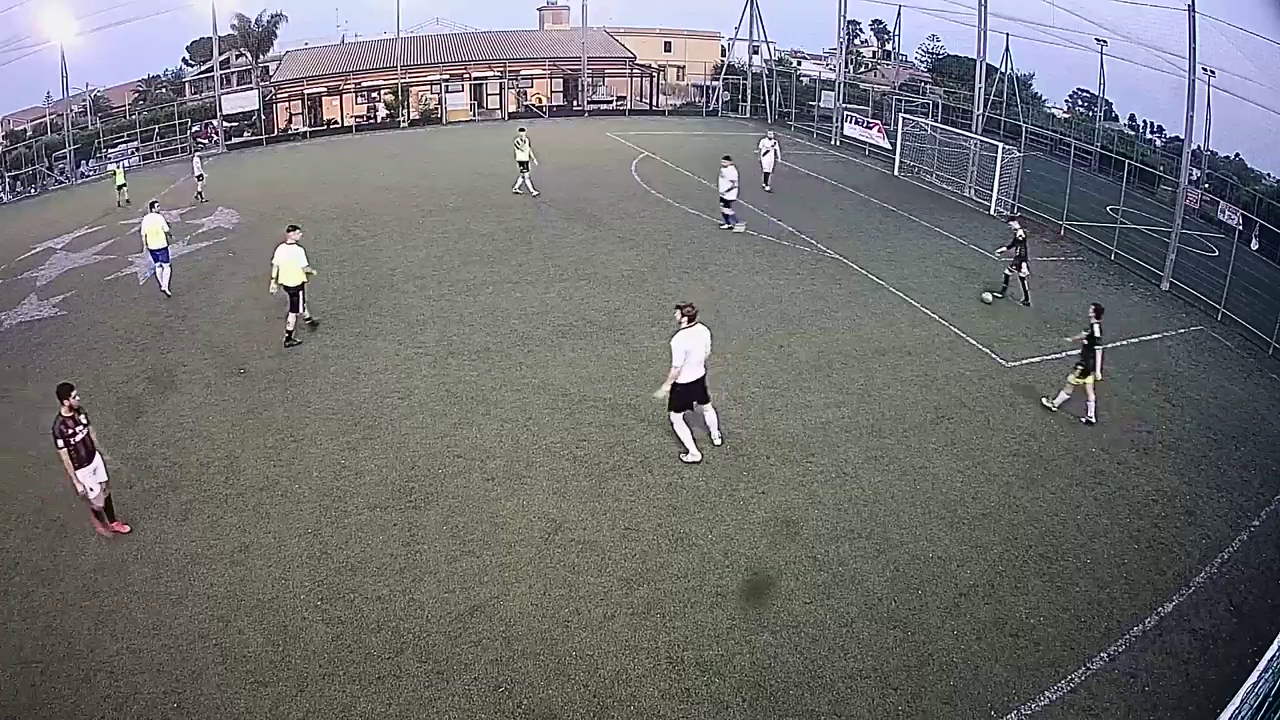
#> input picture football_detection/images/scenes/vlcsnap-2019-07-27-15h11m40s027.png, 1280 x 720 px
$ python football_detection_video_RootSIFT.py --first images/scenes/vlcsnap-2019-07-27-15h11m40s027.png --video images/scenes/vlcsnap-2019-07-27-15h11m46s014.png
#> lines starting #> are read from the running program, lines starting #| are printed output that depends on the picture; after the words box and inside, x2 and y2 are one past the last pixel; in counts of white or black regions, pixels touching at a corner belong together
### football_detection/rootsift.py
# import the necessary packages
import numpy as np
import cv2

class RootSIFT:
	def __init__(self):
		# initialize the SIFT feature extractor
		self.extractor = cv2.xfeatures2d.SIFT_create()

	def compute(self, image, kps, eps=1e-7):
		# compute SIFT descriptors
		(kps, descs) = self.extractor.detectAndCompute(image, None)

		# if there are no keypoints or descriptors, return an empty tuple
		if len(kps) == 0:
			return ([], None)

		# apply the Hellinger kernel by first L1-normalizing and taking the
		# square-root
		descs /= (descs.sum(axis=1, keepdims=True) + eps)
		descs = np.sqrt(descs)
		#descs /= (np.linalg.norm(descs, axis=1, ord=2) + eps)

		# return a tuple of the keypoints and descriptors
		return (kps, descs)

### football_detection/football_detection_video_RootSIFT.py
# USAGE
# --first images/objects/ --video ../videos/match1R_short.mp4

# -*- coding: utf-8 -*-
"""
Created on Fri Sep 27 10:19:42 2019

@author: DEBAL
"""

# import the necessary packages
import numpy as np
import imutils
import cv2
import argparse
import os
import time
from rootsift import RootSIFT

ratio=0.75
#ratio=1
reprojThresh=4.0

# construct the argument parse and parse the arguments
ap = argparse.ArgumentParser()
ap.add_argument("-f", "--first", required=True,
	help="path to the first image")
ap.add_argument("-s", "--video", required=True,
	help="path to the video file")
args = vars(ap.parse_args())

object_list = []
if os.path.isfile(args["first"]):
  print('object is file')
  object_list.append(args["first"])
else:
  print('object is directory')
  for objfile in os.listdir(args["first"]):
    object_list.append(os.path.join(args["first"], objfile))


# extract RootSIFT descriptors
rs = RootSIFT()
#descriptor = cv2.xfeatures2d.SIFT_create()
matcher = cv2.DescriptorMatcher_create("BruteForce")

objKeyPtList = []
objFtrList = []

for obj in object_list:
  imageA = cv2.imread(obj)
#> imageA is the input picture: shape (720, 1280, 3); mean B, G, R 113.7, 112.8, 112.4
#  cv2.imshow("Image A", imageA)

  grayA = cv2.cvtColor(imageA, cv2.COLOR_BGR2GRAY)
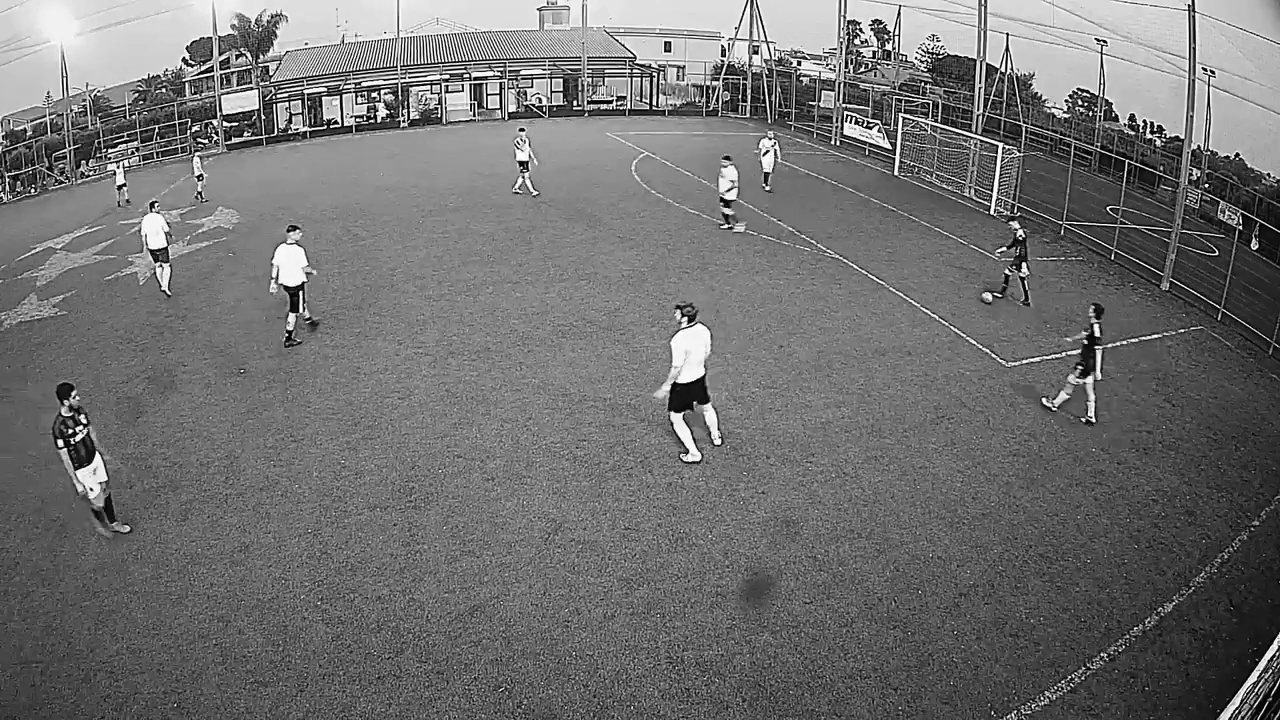
#> grayA: shape (720, 1280); min 0, max 255, mean 112.8

  # detect and extract features from the image
  (kps1, featuresA) = rs.compute(grayA, None)
#> in compute, `(kps, descs) = self.extractor.detectAndCompute(image, None)`: kps = 5043 keypoints; strongest (x, y, size): (1206, 185, 2.2), (1086, 104, 1.9), (60, 442, 4.2), (70, 431, 2.8)
#> kps1 has the same summary as kps in compute
#  (kps1, featuresA) = descriptor.detectAndCompute(grayA, None)

  if type(featuresA) != type(None):
    kpsA = np.float32([kp.pt for kp in kps1])
#> kpsA = 5043 pairs, first value 2.32 to 1276.5, second value 3.99 to 717.1
    objKeyPtList.append(kpsA)
    objFtrList.append(featuresA)

print('Total objects found:',len(objFtrList))
#| Total objects found: 1

# grab a reference to the video file
vs = cv2.VideoCapture(args["video"])

# allow the camera or video file to warm up
time.sleep(2.0)

while True:
  # grab the current frame
  result, imageB = vs.read()
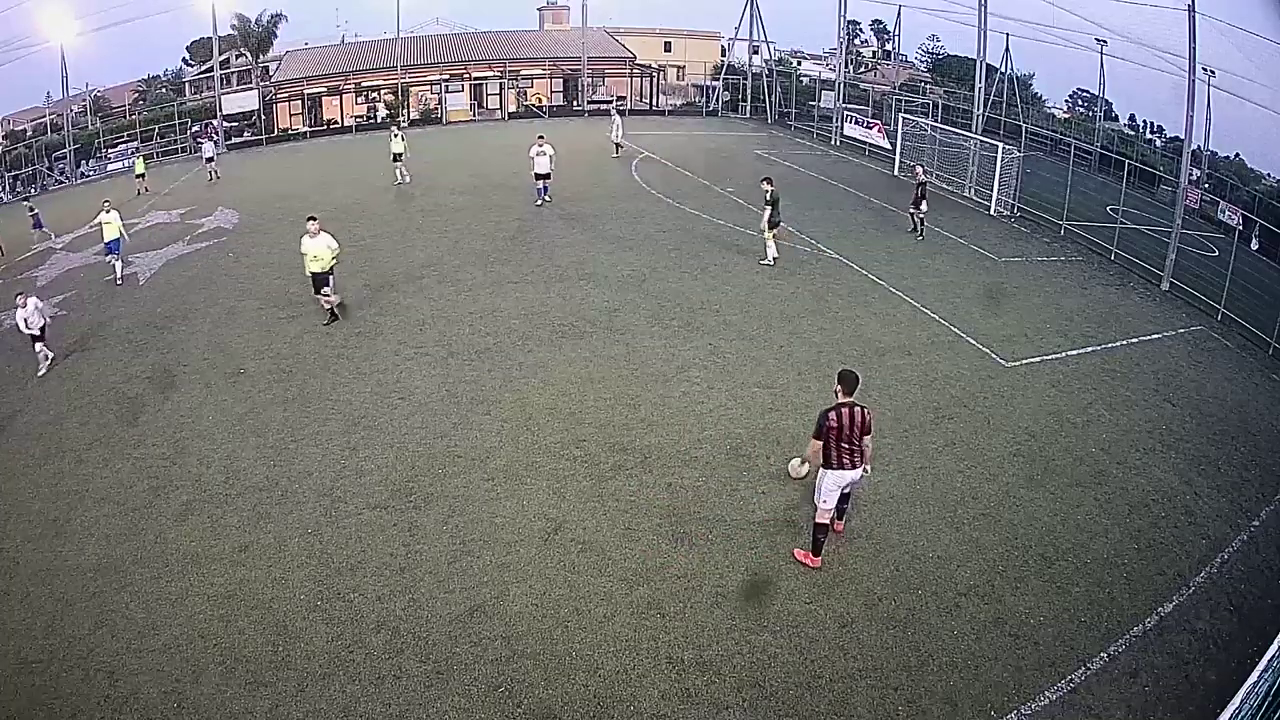
#> input picture football_detection/images/scenes/vlcsnap-2019-07-27-15h11m46s014.png, 1280 x 720 px
#> imageB is the input picture: shape (720, 1280, 3); mean B, G, R 115.2, 114.6, 114.2

  # if we are viewing a video and we did not grab a frame,
  # then we have reached the end of the video
  if result == False:
    break

#  cv2.imshow("Image B", imutils.resize(imageB, width=800))

  grayB = cv2.cvtColor(imageB, cv2.COLOR_BGR2GRAY)
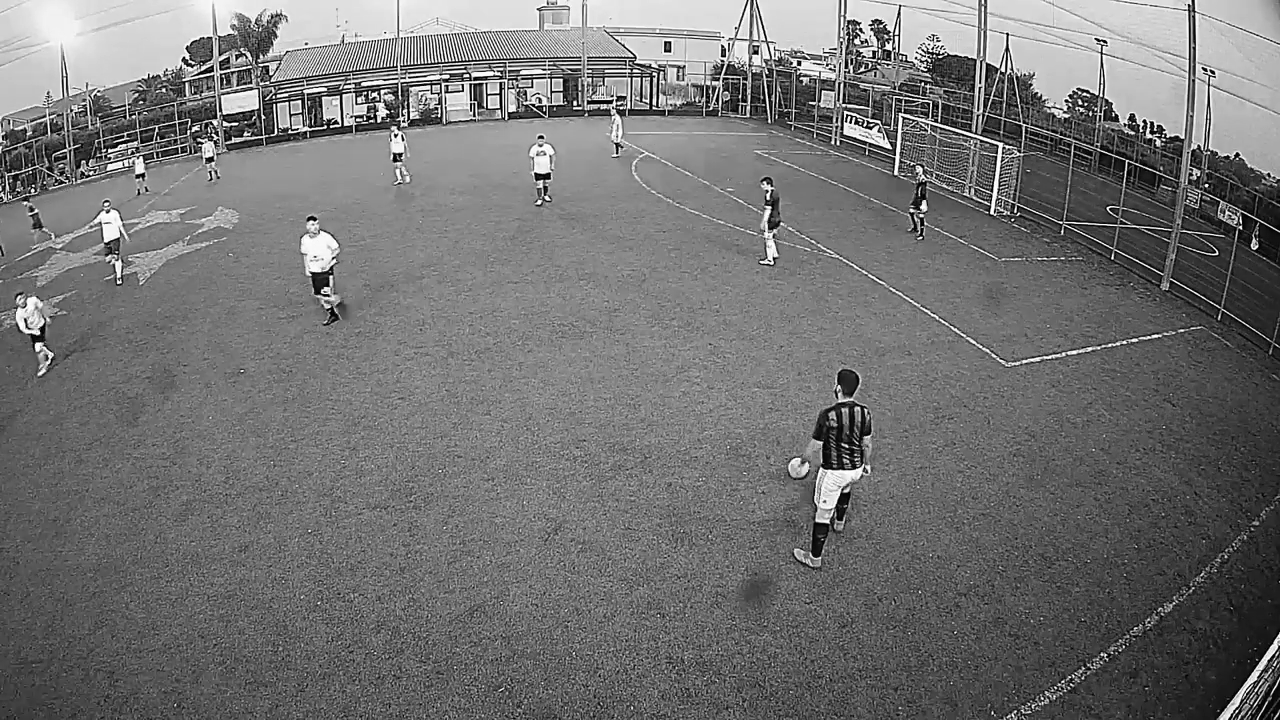
#> grayB: shape (720, 1280); min 0, max 255, mean 114.5

  # detect and extract features from the image
  (kps2, featuresB) = rs.compute(grayB, None)
#> in compute (call 2), `(kps, descs) = self.extractor.detectAndCompute(image, None)`: kps = 4858 keypoints; strongest (x, y, size): (1206, 185, 2.2), (396, 136, 2.5), (850, 122, 2), (1086, 104, 1.8)
#> kps2 has the same summary as kps in compute
#  (kps2, featuresB) = descriptor.detectAndCompute(grayB, None)
  kpsB = np.float32([kp.pt for kp in kps2])
#> kpsB = 4858 pairs, first value 2.28 to 1277, second value 7.19 to 716.9

  total_matches = 0
  for featuresA in objFtrList:
    # compute the raw matches and initialize the list of actual
    # matches
    rawMatches = matcher.knnMatch(featuresA, featuresB, 2)

    matches = []
    # loop over the raw matches
    for m in rawMatches:
      # ensure the distance is within a certain ratio of each
      # other (i.e. Lowe's ratio test)
      if len(m) == 2 and m[0].distance < m[1].distance * ratio:
        matches.append((m[0].trainIdx, m[0].queryIdx))

#    ptsA = None
    ptsB = None
#    if len(matches) > 4:
    if len(matches) > 0:
#    if len(matches) > 1:
      total_matches = total_matches + len(matches)
      # construct the two sets of points
#      ptsA = np.float32([kpsA[i] for (_, i) in matches])
      ptsB = np.float32([kpsB[i] for (i, _) in matches])

    if type(ptsB) != type(None):
      for idx in range(len(ptsB)):
        cv2.circle(imageB, (ptsB[idx][0],ptsB[idx][1]), 5, (0, 0, 255), -1)
#> this loop made 1 pass
#> (rawMatches, total_matches) on pass 1: (5043 matches, 1291)
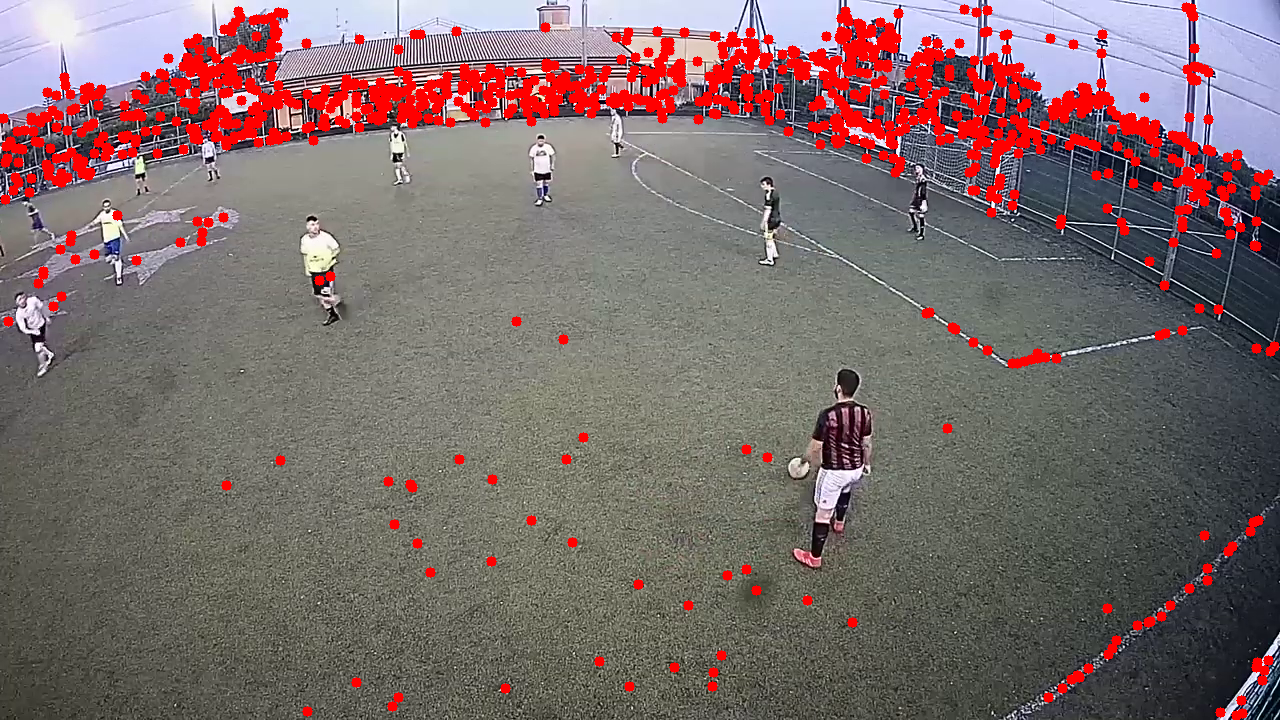
#> imageB: shape (720, 1280, 3); 7.09% of pixels changed, all inside (x1, y1, x2, y2) = (0, 2, 1280, 720)
#> after the loop, total_matches = 1291

  text = "Matches Found: {}".format(total_matches)
#> text = 'Matches Found: 1291'
  if total_matches > 0:
    font = (0,255,0)
  else:
    font = (0,0,255)

  cv2.putText(imageB, text, (30,30), cv2.FONT_HERSHEY_SIMPLEX, 1, font, 2, cv2.LINE_AA)
#> imageB: shape (720, 1280, 3); 0.39% of pixels changed, all inside (x1, y1, x2, y2) = (32, 7, 367, 33)

  cv2.imshow("Matches", imutils.resize(imageB, width=800))
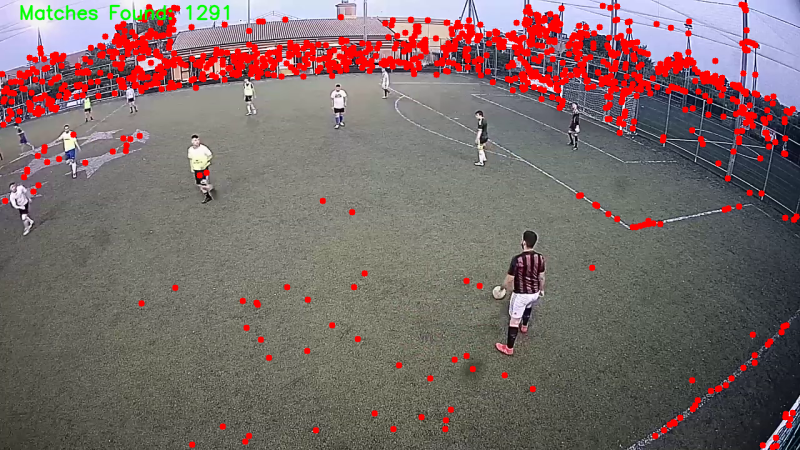
#> window 'Matches': shape (450, 800, 3); mean B, G, R 105.4, 106.6, 123.4

  key = cv2.waitKey(1)
#> (key Esc is pressed here)
  if key == 27:
    break

cv2.destroyAllWindows()
